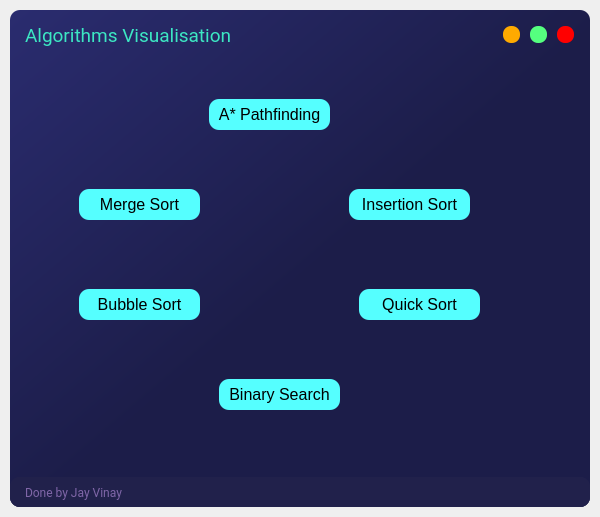
<?xml version="1.0" encoding="UTF-8"?>
<ui version="4.0">
 <class>MainWindow</class>
 <widget class="QMainWindow" name="MainWindow">
  <property name="geometry">
   <rect>
    <x>0</x>
    <y>0</y>
    <width>600</width>
    <height>517</height>
   </rect>
  </property>
  <property name="minimumSize">
   <size>
    <width>600</width>
    <height>400</height>
   </size>
  </property>
  <property name="windowTitle">
   <string>MainWindow</string>
  </property>
  <widget class="QWidget" name="centralwidget">
   <layout class="QVBoxLayout" name="drop_shadow_layout">
    <property name="spacing">
     <number>0</number>
    </property>
    <property name="leftMargin">
     <number>10</number>
    </property>
    <property name="topMargin">
     <number>10</number>
    </property>
    <property name="rightMargin">
     <number>10</number>
    </property>
    <property name="bottomMargin">
     <number>10</number>
    </property>
    <item>
     <widget class="QFrame" name="drop_shadow_frame">
      <property name="styleSheet">
       <string notr="true">background-color: qlineargradient(spread:pad, x1:0, y1:0, x2:1, y2:1, stop:0 rgba(42, 44, 111, 255), stop:0.521368 rgba(28, 29, 73, 255));
border-radius: 10px;</string>
      </property>
      <property name="frameShape">
       <enum>QFrame::NoFrame</enum>
      </property>
      <property name="frameShadow">
       <enum>QFrame::Raised</enum>
      </property>
      <layout class="QVBoxLayout" name="verticalLayout">
       <property name="spacing">
        <number>0</number>
       </property>
       <property name="leftMargin">
        <number>0</number>
       </property>
       <property name="topMargin">
        <number>0</number>
       </property>
       <property name="rightMargin">
        <number>0</number>
       </property>
       <property name="bottomMargin">
        <number>0</number>
       </property>
       <item>
        <widget class="QFrame" name="title_bar">
         <property name="maximumSize">
          <size>
           <width>16777215</width>
           <height>50</height>
          </size>
         </property>
         <property name="styleSheet">
          <string notr="true">background-color: none;</string>
         </property>
         <property name="frameShape">
          <enum>QFrame::NoFrame</enum>
         </property>
         <property name="frameShadow">
          <enum>QFrame::Raised</enum>
         </property>
         <layout class="QHBoxLayout" name="horizontalLayout">
          <property name="spacing">
           <number>0</number>
          </property>
          <property name="leftMargin">
           <number>0</number>
          </property>
          <property name="topMargin">
           <number>0</number>
          </property>
          <property name="rightMargin">
           <number>0</number>
          </property>
          <property name="bottomMargin">
           <number>0</number>
          </property>
          <item>
           <widget class="QFrame" name="frame_title">
            <property name="minimumSize">
             <size>
              <width>0</width>
              <height>50</height>
             </size>
            </property>
            <property name="font">
             <font>
              <family>Roboto Condensed Light</family>
              <pointsize>14</pointsize>
             </font>
            </property>
            <property name="frameShape">
             <enum>QFrame::StyledPanel</enum>
            </property>
            <property name="frameShadow">
             <enum>QFrame::Raised</enum>
            </property>
            <layout class="QVBoxLayout" name="verticalLayout_2">
             <property name="spacing">
              <number>0</number>
             </property>
             <property name="leftMargin">
              <number>15</number>
             </property>
             <property name="topMargin">
              <number>0</number>
             </property>
             <property name="rightMargin">
              <number>0</number>
             </property>
             <property name="bottomMargin">
              <number>0</number>
             </property>
             <item>
              <widget class="QLabel" name="label_title">
               <property name="font">
                <font>
                 <family>Roboto</family>
                 <pointsize>14</pointsize>
                </font>
               </property>
               <property name="styleSheet">
                <string notr="true">color: rgb(60, 231, 195);</string>
               </property>
               <property name="text">
                <string>Algorithms Visualisation</string>
               </property>
              </widget>
             </item>
            </layout>
           </widget>
          </item>
          <item>
           <widget class="QFrame" name="frame_btns">
            <property name="maximumSize">
             <size>
              <width>100</width>
              <height>16777215</height>
             </size>
            </property>
            <property name="frameShape">
             <enum>QFrame::StyledPanel</enum>
            </property>
            <property name="frameShadow">
             <enum>QFrame::Raised</enum>
            </property>
            <layout class="QHBoxLayout" name="horizontalLayout_3">
             <item>
              <widget class="QPushButton" name="btn_minimize">
               <property name="minimumSize">
                <size>
                 <width>16</width>
                 <height>16</height>
                </size>
               </property>
               <property name="maximumSize">
                <size>
                 <width>17</width>
                 <height>17</height>
                </size>
               </property>
               <property name="toolTip">
                <string>Minimize</string>
               </property>
               <property name="styleSheet">
                <string notr="true">QPushButton {
	border: none;
	border-radius: 8px;		
	background-color: rgb(255, 170, 0);
}
QPushButton:hover {	
	background-color: rgba(255, 170, 0, 150);
}</string>
               </property>
               <property name="text">
                <string/>
               </property>
              </widget>
             </item>
             <item>
              <widget class="QPushButton" name="btn_maximize">
               <property name="minimumSize">
                <size>
                 <width>16</width>
                 <height>16</height>
                </size>
               </property>
               <property name="maximumSize">
                <size>
                 <width>17</width>
                 <height>17</height>
                </size>
               </property>
               <property name="toolTip">
                <string>Maximize</string>
               </property>
               <property name="styleSheet">
                <string notr="true">QPushButton {
	border: none;
	border-radius: 8px;	
	background-color: rgb(85, 255, 127);
}
QPushButton:hover {	
	background-color: rgba(85, 255, 127, 150);
}</string>
               </property>
               <property name="text">
                <string/>
               </property>
              </widget>
             </item>
             <item>
              <widget class="QPushButton" name="btn_close">
               <property name="minimumSize">
                <size>
                 <width>16</width>
                 <height>16</height>
                </size>
               </property>
               <property name="maximumSize">
                <size>
                 <width>17</width>
                 <height>17</height>
                </size>
               </property>
               <property name="toolTip">
                <string>Close</string>
               </property>
               <property name="styleSheet">
                <string notr="true">QPushButton {
	border: none;
	border-radius: 8px;		
	background-color: rgb(255, 0, 0);
}
QPushButton:hover {		
	background-color: rgba(255, 0, 0, 150);
}</string>
               </property>
               <property name="text">
                <string/>
               </property>
              </widget>
             </item>
            </layout>
           </widget>
          </item>
         </layout>
        </widget>
       </item>
       <item>
        <widget class="QFrame" name="content_bar">
         <property name="styleSheet">
          <string notr="true">background-color: none;</string>
         </property>
         <property name="frameShape">
          <enum>QFrame::StyledPanel</enum>
         </property>
         <property name="frameShadow">
          <enum>QFrame::Raised</enum>
         </property>
         <layout class="QVBoxLayout" name="verticalLayout_4">
          <item>
           <widget class="QFrame" name="framejay">
            <property name="frameShape">
             <enum>QFrame::StyledPanel</enum>
            </property>
            <property name="frameShadow">
             <enum>QFrame::Raised</enum>
            </property>
            <widget class="QPushButton" name="A_star">
             <property name="geometry">
              <rect>
               <x>190</x>
               <y>30</y>
               <width>121</width>
               <height>31</height>
              </rect>
             </property>
             <property name="font">
              <font>
               <family>Nirmala UI</family>
               <pointsize>12</pointsize>
              </font>
             </property>
             <property name="styleSheet">
              <string notr="true">QPushButton {
	border: none;
	background-color: rgb(85, 255, 255);

}
QPushButton:hover {	
	background-color: rgba(85, 255,255, 150);
}</string>
             </property>
             <property name="text">
              <string>A* Pathfinding</string>
             </property>
            </widget>
            <widget class="QPushButton" name="merge_sort">
             <property name="geometry">
              <rect>
               <x>60</x>
               <y>120</y>
               <width>121</width>
               <height>31</height>
              </rect>
             </property>
             <property name="font">
              <font>
               <family>Nirmala UI</family>
               <pointsize>12</pointsize>
              </font>
             </property>
             <property name="styleSheet">
              <string notr="true">QPushButton {
	border: none;
	background-color: rgb(85, 255, 255);

}
QPushButton:hover {	
	background-color: rgba(85, 255,255, 150);
}</string>
             </property>
             <property name="text">
              <string>Merge Sort</string>
             </property>
            </widget>
            <widget class="QPushButton" name="insertion_sort">
             <property name="geometry">
              <rect>
               <x>330</x>
               <y>120</y>
               <width>121</width>
               <height>31</height>
              </rect>
             </property>
             <property name="font">
              <font>
               <family>Nirmala UI</family>
               <pointsize>12</pointsize>
              </font>
             </property>
             <property name="styleSheet">
              <string notr="true">QPushButton {
	border: none;
	background-color: rgb(85, 255, 255);

}
QPushButton:hover {	
	background-color: rgba(85, 255,255, 150);
}</string>
             </property>
             <property name="text">
              <string>Insertion Sort</string>
             </property>
            </widget>
            <widget class="QPushButton" name="quick_sort">
             <property name="geometry">
              <rect>
               <x>340</x>
               <y>220</y>
               <width>121</width>
               <height>31</height>
              </rect>
             </property>
             <property name="font">
              <font>
               <family>Nirmala UI</family>
               <pointsize>12</pointsize>
              </font>
             </property>
             <property name="styleSheet">
              <string notr="true">QPushButton {
	border: none;
	background-color: rgb(85, 255, 255);

}
QPushButton:hover {	
	background-color: rgba(85, 255,255, 150);
}</string>
             </property>
             <property name="text">
              <string>Quick Sort</string>
             </property>
            </widget>
            <widget class="QPushButton" name="bubble_sort">
             <property name="geometry">
              <rect>
               <x>60</x>
               <y>220</y>
               <width>121</width>
               <height>31</height>
              </rect>
             </property>
             <property name="font">
              <font>
               <family>Nirmala UI</family>
               <pointsize>12</pointsize>
              </font>
             </property>
             <property name="styleSheet">
              <string notr="true">QPushButton {
	border: none;
	background-color: rgb(85, 255, 255);

}
QPushButton:hover {	
	background-color: rgba(85, 255,255, 150);
}</string>
             </property>
             <property name="text">
              <string>Bubble Sort</string>
             </property>
            </widget>
            <widget class="QPushButton" name="binary_search">
             <property name="geometry">
              <rect>
               <x>200</x>
               <y>310</y>
               <width>121</width>
               <height>31</height>
              </rect>
             </property>
             <property name="font">
              <font>
               <family>Nirmala UI</family>
               <pointsize>12</pointsize>
              </font>
             </property>
             <property name="styleSheet">
              <string notr="true">QPushButton {
	border: none;
	background-color: rgb(85, 255, 255);

}
QPushButton:hover {	
	background-color: rgba(85, 255,255, 150);
}</string>
             </property>
             <property name="text">
              <string>Binary Search</string>
             </property>
            </widget>
           </widget>
          </item>
         </layout>
        </widget>
       </item>
       <item>
        <widget class="QFrame" name="credits_bar">
         <property name="maximumSize">
          <size>
           <width>16777215</width>
           <height>30</height>
          </size>
         </property>
         <property name="styleSheet">
          <string notr="true">background-color: rgb(33, 33, 75);</string>
         </property>
         <property name="frameShape">
          <enum>QFrame::NoFrame</enum>
         </property>
         <property name="frameShadow">
          <enum>QFrame::Raised</enum>
         </property>
         <layout class="QHBoxLayout" name="horizontalLayout_2">
          <property name="spacing">
           <number>0</number>
          </property>
          <property name="leftMargin">
           <number>0</number>
          </property>
          <property name="topMargin">
           <number>0</number>
          </property>
          <property name="rightMargin">
           <number>0</number>
          </property>
          <property name="bottomMargin">
           <number>0</number>
          </property>
          <item>
           <widget class="QFrame" name="frame_label_credits">
            <property name="frameShape">
             <enum>QFrame::StyledPanel</enum>
            </property>
            <property name="frameShadow">
             <enum>QFrame::Raised</enum>
            </property>
            <layout class="QVBoxLayout" name="verticalLayout_3">
             <property name="spacing">
              <number>0</number>
             </property>
             <property name="leftMargin">
              <number>15</number>
             </property>
             <property name="topMargin">
              <number>0</number>
             </property>
             <property name="rightMargin">
              <number>0</number>
             </property>
             <property name="bottomMargin">
              <number>0</number>
             </property>
             <item>
              <widget class="QLabel" name="label_credits">
               <property name="font">
                <font>
                 <family>Roboto</family>
                </font>
               </property>
               <property name="styleSheet">
                <string notr="true">color: rgb(128, 102, 168);</string>
               </property>
               <property name="text">
                <string>Done by Jay Vinay</string>
               </property>
              </widget>
             </item>
            </layout>
           </widget>
          </item>
          <item>
           <widget class="QFrame" name="frame_grip">
            <property name="minimumSize">
             <size>
              <width>30</width>
              <height>30</height>
             </size>
            </property>
            <property name="maximumSize">
             <size>
              <width>30</width>
              <height>30</height>
             </size>
            </property>
            <property name="styleSheet">
             <string notr="true">padding: 5px;</string>
            </property>
            <property name="frameShape">
             <enum>QFrame::StyledPanel</enum>
            </property>
            <property name="frameShadow">
             <enum>QFrame::Raised</enum>
            </property>
           </widget>
          </item>
         </layout>
        </widget>
       </item>
      </layout>
     </widget>
    </item>
   </layout>
  </widget>
 </widget>
 <resources/>
 <connections/>
</ui>
